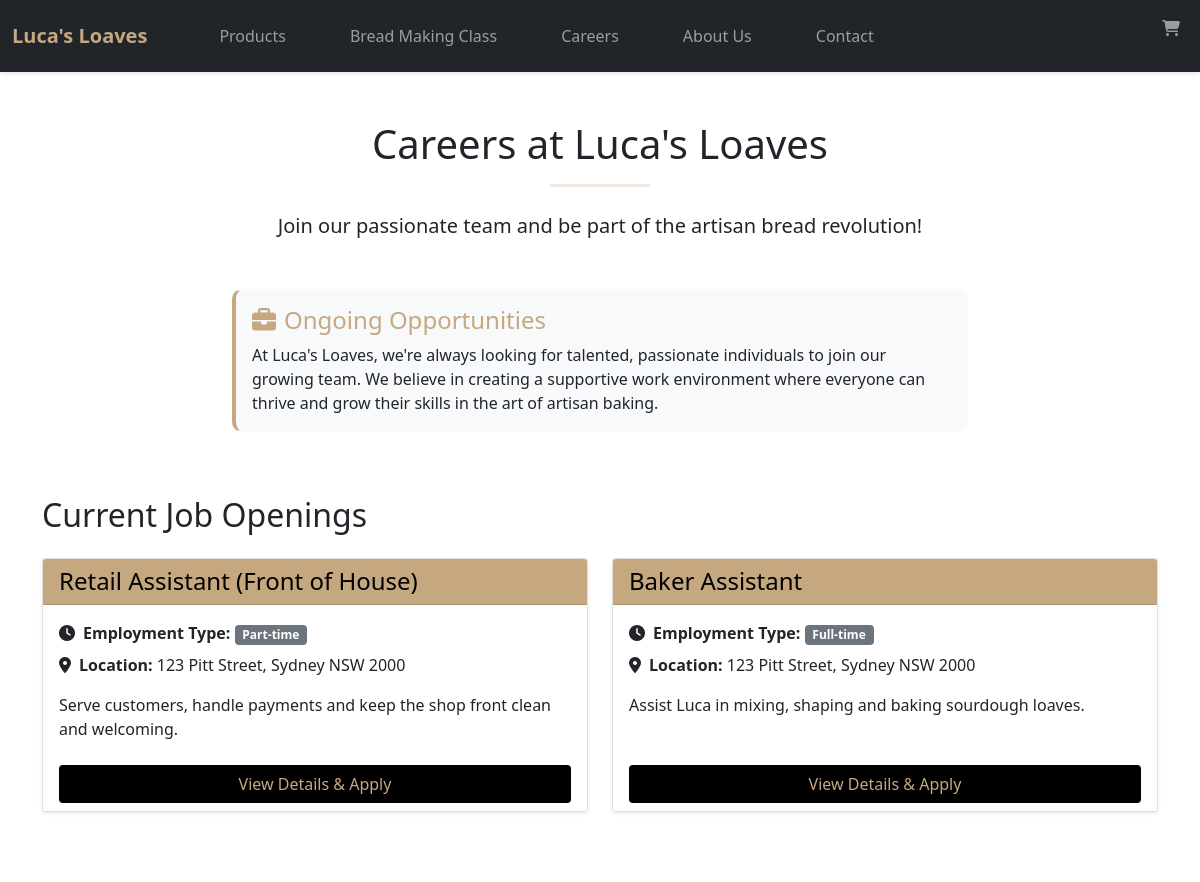
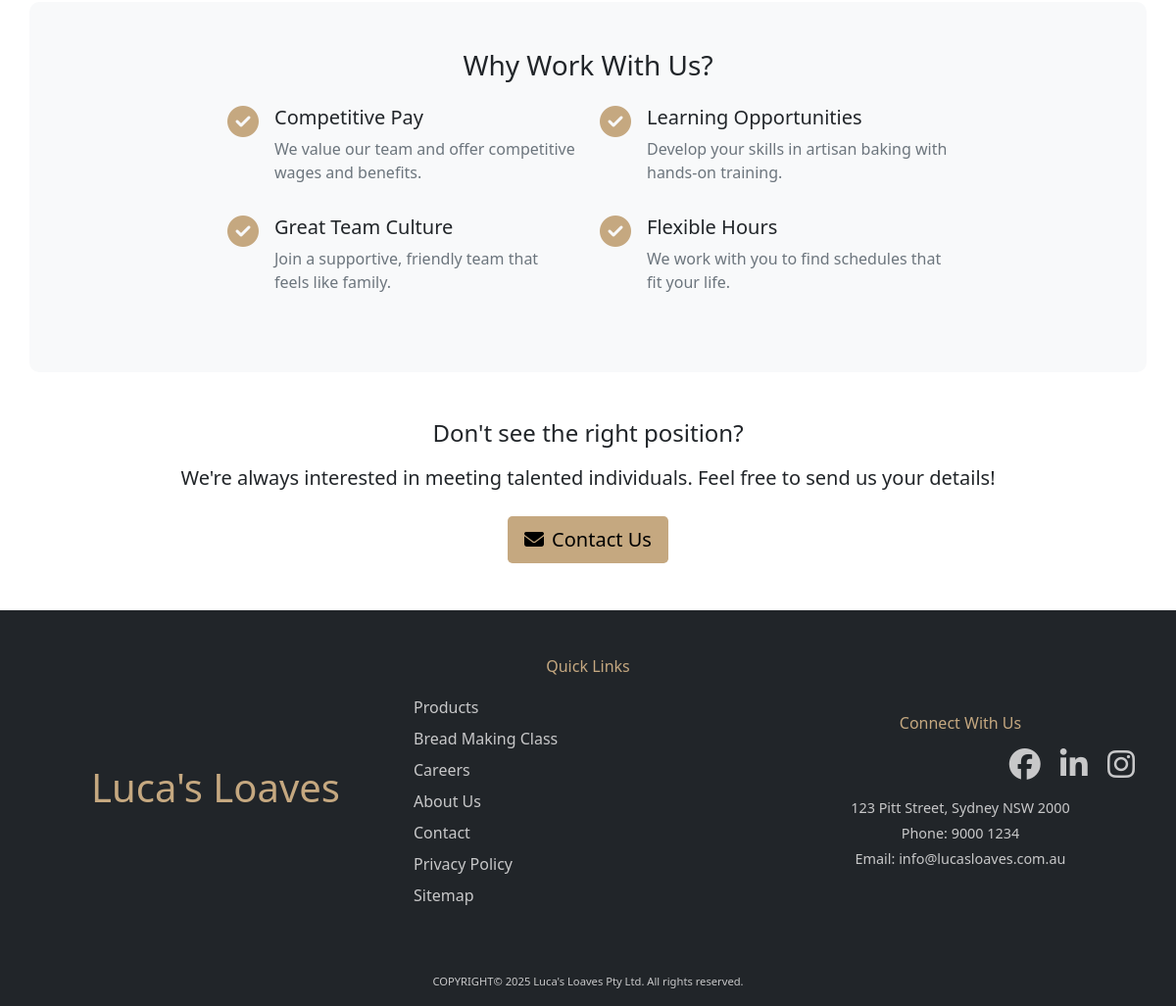
Screenshot of /careers.php with the database file from the repository (2 pictures, top to bottom).
### tables this page shows
CREATE TABLE jobs (
    job_id          INT AUTO_INCREMENT PRIMARY KEY,
    title           VARCHAR(150) NOT NULL,
    location        VARCHAR(150) NOT NULL DEFAULT '123 Pitt Street, Sydney NSW 2000',
    employment_type VARCHAR(50) NOT NULL,   
    short_summary   TEXT NOT NULL,
    description     TEXT NOT NULL,
    requirements    TEXT NOT NULL,
    is_open         BOOLEAN NOT NULL DEFAULT TRUE,
    created_at      DATETIME NOT NULL DEFAULT CURRENT_TIMESTAMP,
    updated_at      DATETIME NOT NULL DEFAULT CURRENT_TIMESTAMP
                     ON UPDATE CURRENT_TIMESTAMP
);

### careers.php (called while the page is built, shortened)
<?php
  include("templates/template.php");
?>

### Processes/lucasLoavesFunctions.php (called while the page is built, shortened)
<?php
function getAllJobs($dbConnection) {
    $sql = "SELECT job_id, title, employment_type, short_summary, location
            FROM jobs
            WHERE is_open = TRUE
            ORDER BY job_id";
    $result = mysqli_query($dbConnection, $sql);
    $jobs = [];
    while($row = mysqli_fetch_assoc($result)) {
        $jobs[] = $row;
    }
    return $jobs;
}
?>

### contentPages/contentCareers.php (the view, shortened to what this page needs)
<?php
require_once 'Processes/dbConnection.php';
require_once 'Processes/lucasLoavesFunctions.php';
$jobs = getAllJobs($dbConnection);
?>
<div class="container my-5">
    <div class="row">
        <div class="col-12">
            <h1 class="text-center mb-3">Careers at Luca's Loaves</h1>
            <hr class="mb-4" style="border-top: 3px solid #c5a880; width: 100px; margin: 0 auto;">
            <p class="text-center lead mb-5">Join our passionate team and be part of the artisan bread revolution!</p>
        </div>
    </div>
    <div class="row mb-5">
        <div class="col-md-8 offset-md-2">
            <div class="alert" style="background-color: #f8f9fa; border-left: 4px solid #c5a880;">
                <h4 style="color: #c5a880;"><i class="fas fa-briefcase me-2"></i>Ongoing Opportunities</h4>
                <p class="mb-0">At Luca's Loaves, we're always looking for talented, passionate individuals to join our growing team. We believe in creating a supportive work environment where everyone can thrive and grow their skills in the art of artisan baking.</p>
            </div>
        </div>
    </div>
    <div class="row">
        <div class="col-12">
            <h2 class="mb-4">Current Job Openings</h2>
        </div>
    </div>
    <?php if(count($jobs) > 0): ?>
        <div class="row">
            <?php foreach($jobs as $job): ?>
            <div class="col-md-6 mb-4">
                <div class="card h-100 shadow-sm">
                    <div class="card-header" style="background-color: #c5a880; color: #000;">
                        <h4 class="mb-0"><?php echo htmlspecialchars($job['title']); ?></h4>
                    </div>
                    <div class="card-body">
                        <p class="mb-2">
                            <strong><i class="fas fa-clock me-2"></i>Employment Type:</strong>
                            <span class="badge bg-secondary"><?php echo htmlspecialchars($job['employment_type']); ?></span>
                        </p>
                        <p class="mb-3">
                            <strong><i class="fas fa-map-marker-alt me-2"></i>Location:</strong>
                            <?php echo htmlspecialchars($job['location']); ?>
                        </p>
                        <p class="card-text"><?php echo htmlspecialchars($job['short_summary']); ?></p>
                    </div>
                    <div class="card-footer bg-white border-top-0">
                        <a href="jobDetails.php?id=<?php echo $job['job_id']; ?>"
                           class="btn w-100"
                           style="background-color: #000; color: #c5a880;">
                            View Details & Apply
                        </a>
                    </div>
                </div>
            </div>
            <?php endforeach; ?>
        </div>
    <?php endif; ?>
    <div class="row mt-5 py-5" style="background-color: #f8f9fa; border-radius: 10px;">
        <div class="col-md-8 offset-md-2">
            <h3 class="text-center mb-4">Why Work With Us?</h3>
            <div class="row">
                <div class="col-md-6 mb-3">
                    <div class="d-flex">
                        <i class="fas fa-check-circle fa-2x me-3" style="color: #c5a880;"></i>
                        <div>
                            <h5>Competitive Pay</h5>
                            <p class="text-muted">We value our team and offer competitive wages and benefits.</p>
                        </div>
                    </div>
                </div>
                <div class="col-md-6 mb-3">
                    <div class="d-flex">
                        <i class="fas fa-check-circle fa-2x me-3" style="color: #c5a880;"></i>
                        <div>
                            <h5>Learning Opportunities</h5>
                            <p class="text-muted">Develop your skills in artisan baking with hands-on training.</p>
                        </div>
                    </div>
                </div>
                <div class="col-md-6 mb-3">
                    <div class="d-flex">
                        <i class="fas fa-check-circle fa-2x me-3" style="color: #c5a880;"></i>
                        <div>
                            <h5>Great Team Culture</h5>
                            <p class="text-muted">Join a supportive, friendly team that feels like family.</p>
                        </div>
                    </div>
                </div>
                <div class="col-md-6 mb-3">
                    <div class="d-flex">
                        <i class="fas fa-check-circle fa-2x me-3" style="color: #c5a880;"></i>
                        <div>
                            <h5>Flexible Hours</h5>
                            <p class="text-muted">We work with you to find schedules that fit your life.</p>
                        </div>
                    </div>
                </div>
            </div>
        </div>
    </div>
    <div class="row mt-5 text-center">
        <div class="col-12">
            <h4 class="mb-3">Don't see the right position?</h4>
            <p class="lead mb-4">We're always interested in meeting talented individuals. Feel free to send us your details!</p>
            <a href="contact.php" class="btn btn-lg" style="background-color: #c5a880; color: #000;">
                <i class="fas fa-envelope me-2"></i>Contact Us
            </a>
        </div>
    </div>
</div>

### templates/template.css (style rules this page uses)
:root { --luca-brown: #c5a880; --luca-black: #000000; --luca-light-gray: #f8f9fa; }
.card { transition: transform 0.3s ease, box-shadow 0.3s ease; }
.btn { transition: all 0.3s ease; }
html { scroll-behavior: smooth; }
.badge { animation: pulse 2s infinite; }
a { color: var(--luca-brown); text-decoration: none; }
.alert { border-radius: 10px; }

### rows the page displays
jobs: title "Retail Assistant (Front of House)", employment_type "Part-time", location "123 Pitt Street, Sydney NSW 2000", short_summary "Serve customers, handle payments and keep the shop front clean and welcoming."
jobs: title "Baker Assistant", employment_type "Full-time", location "123 Pitt Street, Sydney NSW 2000", short_summary "Assist Luca in mixing, shaping and baking sourdough loaves."
